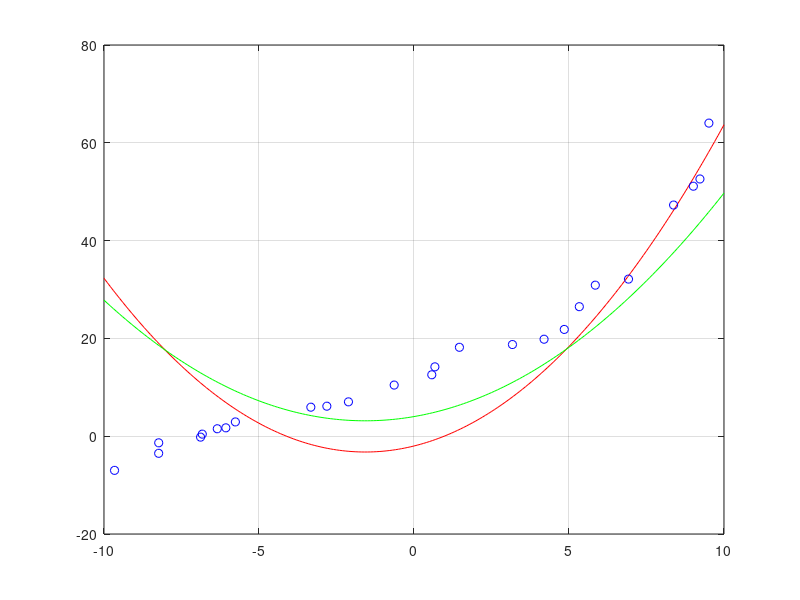

Write MATLAB code to recreate this figure.
clc;
close all;
clear all;

xi = -10;
xf = 10;
dx = 0.1;
er = 0.2;

a2 = 0.5;
a1 = 1.57;
a0 = -2;

x = xi:dx:xf;
y = a2*x.^2+a1*x+a0;
rg = y(end)-y(1);

nm = 25;
px = sort((xf - xi)*rand(nm,1)+xi);
py = sort(a2*px.^2+a1*px+a0+2*rg*er*rand(nm,1)-rg*er);

x2 = px.*px;
x3 = x2.*px;

Sx = ones(1,nm)*px;
Sy = ones(1,nm)*py;
Sxy = px'*py;
Sx2 = px'*px;
Sx3 = x2'*px;
Sx4 = x3'*px;
Sx2y = x2'*py;

aux = (Sx4*(nm*Sx2-(Sx)^2)-Sx3*(nm*Sx3-Sx*Sx2)+Sx2*(Sx3*Sx-(Sx)^2));

ea2 = (Sx2y*(nm*Sx2-(Sx)^2)-Sx3*(nm*Sxy-Sx*Sy)+Sx2*(Sxy*Sx-Sy*(Sx)^2))/aux;
ea1 = (Sx4*(nm*Sxy-Sx*Sy)-Sx2y*(nm*Sx3-Sx2*Sx)+Sx2*(Sx3*Sy-Sx2*Sxy))/aux;
ea0 = (Sx4*(Sx2*Sy-Sx*Sxy)-Sx3*(Sx3*Sy-Sx2*Sxy)+Sx2y*(Sx3*Sx-(Sx2)^2))/aux;
ey = ea2*x.^2+ea1*x+ea0;

epy1 = a2*px.^2+a1*px+a0;
epy2 = ea2*px.^2+ea1*px+ea0;
er1 = epy1-py;
MSE1 = sqrt(er1'*er1)/nm;
er2 = epy2-py;
MSE2 = sqrt(er2'*er2)/nm;

figure(1);
plot(x,y, 'r-');
grid on;
hold on;
plot(px, py, 'bo');
plot(x, ey, 'g-');